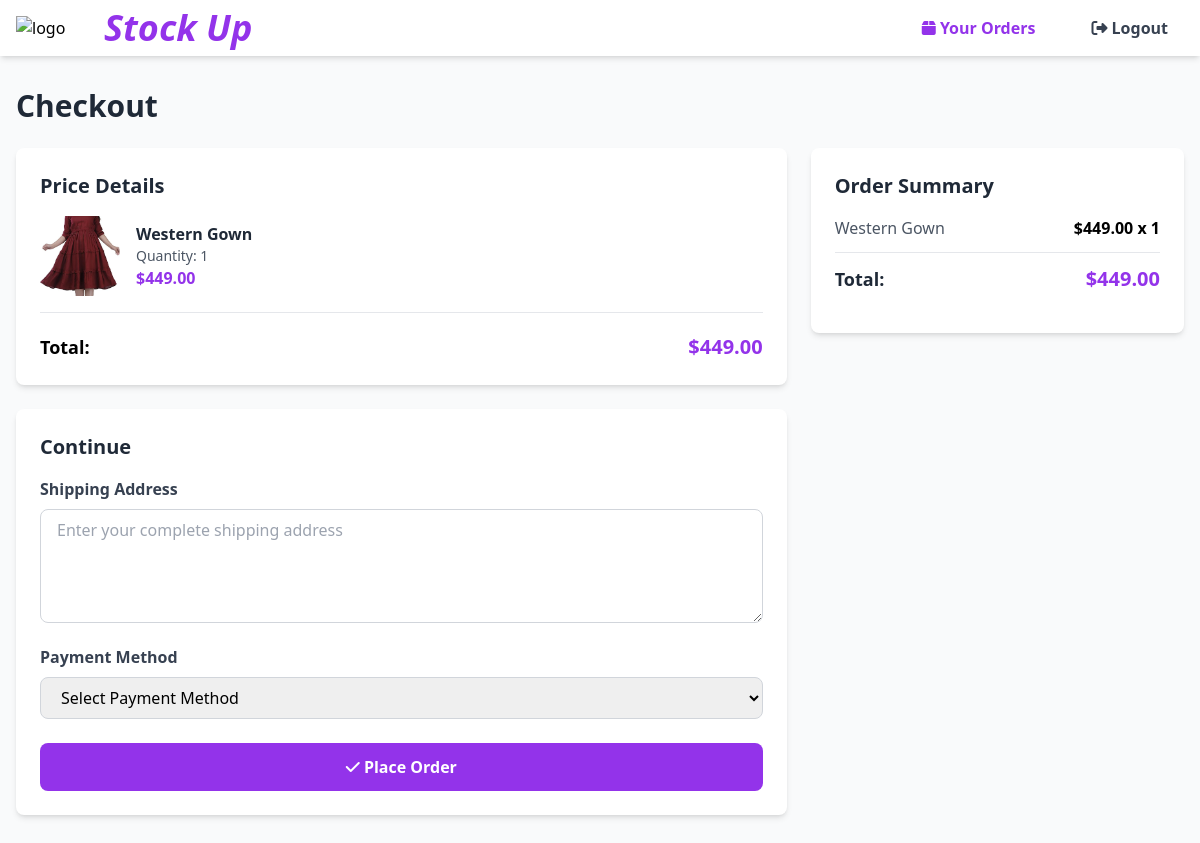
Page /buy-now/1/ (signed in) on the committed database.
### ecommerce_app/models.py (models this page shows, shortened)
class Product(models.Model):
    name = models.CharField(max_length=200)
    description = models.CharField(max_length=500, blank=True)
    image = models.ImageField(upload_to='products/', blank=True, null=True)
    price = models.DecimalField(max_digits=10, decimal_places=2)
    is_active = models.BooleanField(default=True)

### ecommerce_app/views.py (the view)
# urls.py: path('buy-now/<int:product_id>/', views.buy_now, name="buy_now"),
def buy_now(request, product_id):
    if not is_logged_in(request):
        return redirect('user_login')
    product = get_object_or_404(Product, id=product_id, is_active=True)
    user_id = request.session.get('user_id')
    user = Customer.objects.get(id=user_id)
    context = {
        'product': product,
        'quantity': 1,
        'total': product.price,
        'user': user,
        'single_item': True,
    }
    return render(request, 'checkout.html', context)

### ecommerce_app/views.py (called while the page is built)
def is_logged_in(request):
    return 'user_id' in request.session

### templates/checkout.html (shortened to what this page needs)
<!DOCTYPE html>
<html lang="en">
<head>
    <script src="https://cdn.tailwindcss.com"></script>
    <link rel="stylesheet" href="https://cdnjs.cloudflare.com/ajax/libs/font-awesome/6.5.0/css/all.min.css">
</head>
<body class="bg-gray-50">
    <nav class="w-full bg-white shadow-md sticky top-0 z-50">
        <div class="flex justify-between items-center py-2 max-w-screen-xl mx-auto px-4">
            <div class="flex items-center gap-2">
                <a href="/">
                    <img src="https://img.freepik.com/free-vector/seasonal-sale-discounts-presents-purchase-visiting-boutiques-luxury-shopping-price-reduction-promotional-coupons-special-holiday-offers-vector-isolated-concept-metaphor-illustration_335657-2766.jpg?semt=ais_hybrid&w=740&q=80"
                         alt="logo" class="w-[80px] h-auto">
                </a>
                <a href="/">
                    <h1 class="text-4xl font-extrabold italic text-purple-600">Stock Up</h1>
                </a>
            </div>
            <div class="flex items-center gap-6">
                <a href="/your-orders/" class="px-4 py-2 text-purple-600 hover:text-purple-700 font-semibold">
                    <i class="fa-solid fa-box"></i> Your Orders
                </a>
                <a href="/user_logout/" class="px-4 py-2 text-gray-700 hover:text-gray-900 font-semibold">
                    <i class="fa-solid fa-sign-out-alt"></i> Logout
                </a>
            </div>
        </div>
    </nav>
    <main class="max-w-screen-xl mx-auto px-4 py-8">
        <h2 class="text-3xl font-bold text-gray-800 mb-6">Checkout</h2>
        <div class="grid grid-cols-1 lg:grid-cols-3 gap-6">
            <div class="lg:col-span-2">
                <div class="bg-white rounded-lg shadow-md p-6 mb-6">
                    <h3 class="text-xl font-bold text-gray-800 mb-4">Price Details</h3>
                    {% if single_item %}
                        <div class="space-y-3">
                            <div class="flex items-center gap-4 pb-4 border-b">
                                {% if product.image %}
                                    <img src="{{ product.image.url }}" alt="{{ product.name }}" class="w-20 h-20 object-cover rounded">
                                {% else %}
                                    <div class="w-20 h-20 bg-purple-100 rounded flex items-center justify-center">
                                        <i class="fa-solid fa-image text-2xl text-purple-300"></i>
                                    </div>
                                {% endif %}
                                <div class="flex-1">
                                    <h4 class="font-semibold text-gray-800">{{ product.name }}</h4>
                                    <p class="text-sm text-gray-600">Quantity: {{ quantity }}</p>
                                    <p class="text-purple-600 font-bold">${{ product.price }}</p>
                                </div>
                            </div>
                            <div class="flex justify-between pt-2">
                                <span class="text-lg font-bold">Total:</span>
                                <span class="text-xl font-bold text-purple-600">${{ total }}</span>
                            </div>
                        </div>
                    {% endif %}
                </div>
                <div class="bg-white rounded-lg shadow-md p-6">
                    <h3 class="text-xl font-bold text-gray-800 mb-4">Continue</h3>
                    <form method="POST" action="/place-order/">
                        <div class="mb-4">
                            <label for="shipping_address" class="block text-gray-700 font-semibold mb-2">Shipping Address</label>
                            <textarea name="shipping_address" id="shipping_address" rows="4"
                                class="w-full px-4 py-2 border border-gray-300 rounded-lg focus:outline-none focus:ring-2 focus:ring-purple-500"
                                placeholder="Enter your complete shipping address" required></textarea>
                        </div>
                        <div class="mb-6">
                            <label for="payment_method" class="block text-gray-700 font-semibold mb-2">Payment Method</label>
                            <select name="payment_method" id="payment_method"
                                class="w-full px-4 py-2 border border-gray-300 rounded-lg focus:outline-none focus:ring-2 focus:ring-purple-500" required>
                                <option value="">Select Payment Method</option>
                            </select>
                        </div>
                        <button type="submit" class="w-full bg-purple-600 text-white py-3 rounded-lg hover:bg-purple-700 transition duration-300 font-semibold">
                            <i class="fa-solid fa-check"></i> Place Order
                        </button>
                    </form>
                </div>
            </div>
            <div class="lg:col-span-1">
                <div class="bg-white rounded-lg shadow-md p-6 sticky top-24">
                    <h3 class="text-xl font-bold text-gray-800 mb-4">Order Summary</h3>
                    <div class="space-y-3 mb-4">
                        {% if single_item %}
                            <div class="flex justify-between">
                                <span class="text-gray-600">{{ product.name }}</span>
                                <span class="font-semibold">${{ product.price }} x {{ quantity }}</span>
                            </div>
                        {% endif %}
                        <div class="border-t pt-3 flex justify-between">
                            <span class="text-lg font-bold text-gray-800">Total:</span>
                            <span class="text-xl font-bold text-purple-600">${{ total }}</span>
                        </div>
                    </div>
                </div>
            </div>
        </div>
    </main>
</body>
</html>

### rows in the picture
Product: image (picture), name "Western Gown", price "449.00"

### other values in the picture
{{ quantity }} "1"
